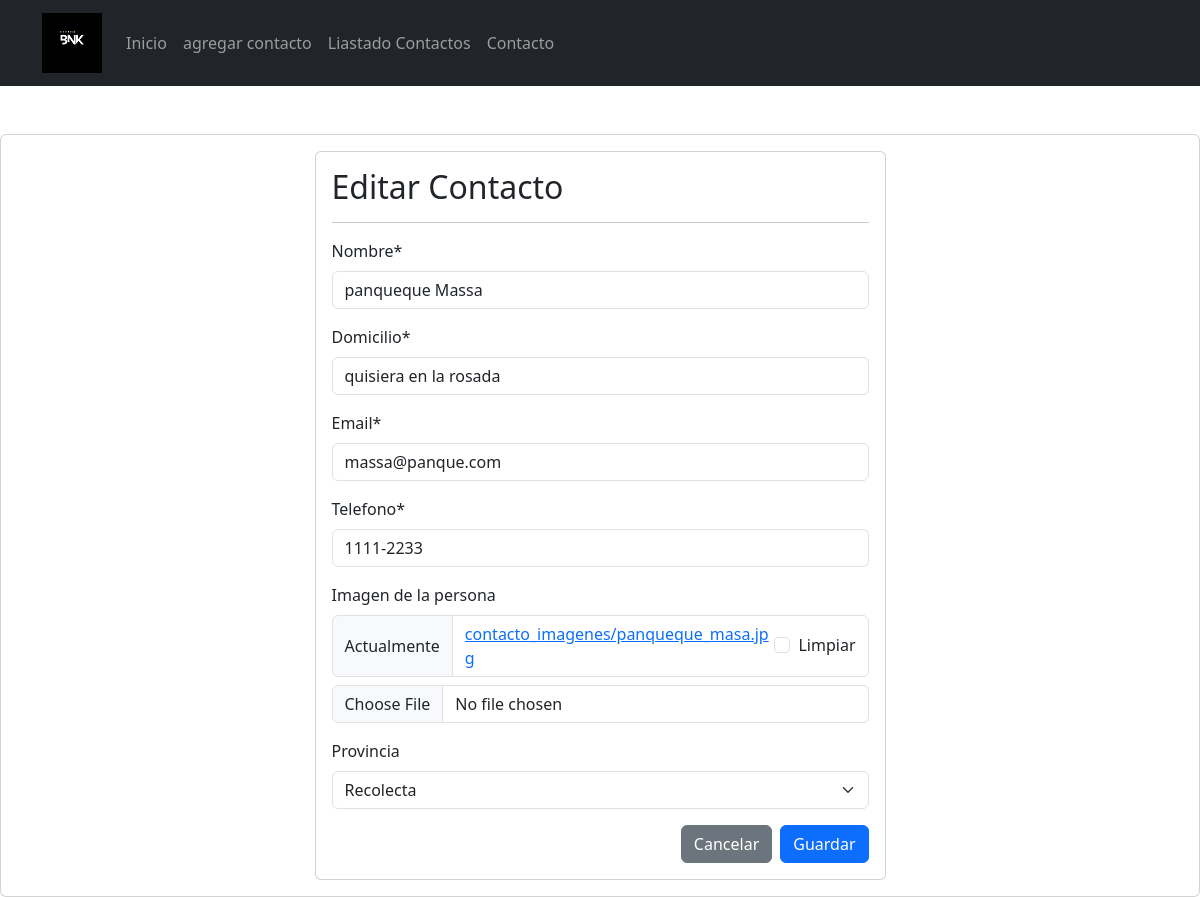
The page /modificar-contacto/5/ on the database its author committed.
### app/models.py (models this page shows, shortened)
class Contacto(models.Model):
    nombre = models.CharField(max_length=100)
    domicilio = models.CharField(max_length=100)
    email = models.EmailField()
    telefono = models.CharField(max_length=15)
    imagen = models.ImageField(upload_to='contacto_imagenes/',
                               null=True, blank=True, default='contacto_imagenes/default_contacto.jpg',
                               verbose_name='Imagen de la persona')
    provincia = models.ForeignKey(
        Provincia, on_delete=models.SET_NULL, null=True, blank=True)
    class Meta:
        verbose_name = "Contacto"
        verbose_name_plural = "Contactos"
        db_table = "contacto"

class Provincia(models.Model):
    nombre = models.CharField(max_length=50)
    def __str__(self):
        return self.nombre
    class Meta:
        verbose_name = "Provincia"
        verbose_name_plural = "Provincias"
        db_table = "provincia"

### app/views.py (the view)
# urls.py: path('modificar-contacto/<id>/', modificar_contacto, name="modificar_contacto"),
def modificar_contacto(request, id):
    contacto = get_object_or_404(Contacto, id=id)
    data = {
        'form': contactoForm(instance = contacto)
    }
    if request.method == 'POST':
        formulario = contactoForm(data=request.POST, instance=contacto, files=request.FILES)
        if formulario.is_valid():
            formulario.save()
            return redirect( to="listar_contacto")
        data["form"]=formulario
    return render(request, 'app/contacto/modificar.html',data)

### app/forms.py
class contactoForm(forms.ModelForm):
    class Meta:
        model=Contacto
        fields='__all__'

### app/templates/app/contacto/modificar.html (shortened to what this page needs)
{% extends 'app/base.html' %}
{% load crispy_forms_tags %}
{% block css %}
<link rel="stylesheet" href="https://cdn.jsdelivr.net/npm/bootstrap@5.3.0/dist/css/bootstrap.min.css">
{% endblock %}
{% block contenido %}
<br><br>
<div class="card">
    <div class="card-body">
        <div class="row">
            <div class="col-12 col-md-6 offset-md-3">
                <div class="card">
                    <div class="card-body">
                        <h2 class="card-title">Editar Contacto</h2>
                        <hr>
                        <form action="" method="post" enctype="multipart/form-data">
                            {{form|crispy}}
                            <div class="d-flex justify-content-end">
                                <input type="reset" value="Cancelar" class="btn btn-secondary me-2">
                                <input type="submit" value="Guardar" class="btn btn-primary">
                            </div>
                        </form>
                    </div>
                </div>
            </div>
        </div>
    </div>
</div>
{% endblock %}

### rows shown on the page
Contacto: nombre "panqueque Massa", domicilio "quisiera en la rosada", email "massa@panque.com", telefono "1111-2233", provincia "Recolecta"
